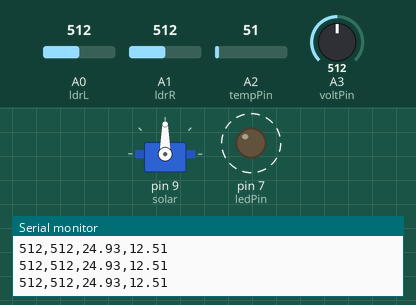
Recording of a sketch running on a simulated Arduino Uno, built with avr-gcc and run on an emulated ATmega328P. Parts: servo, output pins drawn as LEDs (lit = HIGH), the last lines printed to the serial monitor. Dashed ring = blinking. Inputs (shaded band) come from the test bench; at power-on: A0 (ldrL) = 512, A1 (ldrR) = 512, A2 (tempPin) = 51, A3 (voltPin) = 512.

Above: at 1.2 s.
1.3 s: A0 (ldrL) set to 536
At 1.6 s:
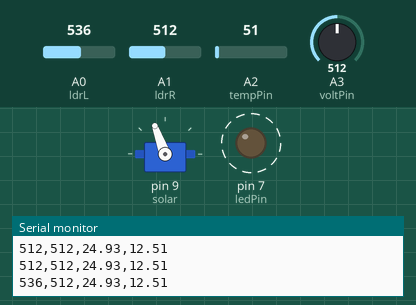
4.3 s: A1 (ldrR) set to 560
At 4.77 s:
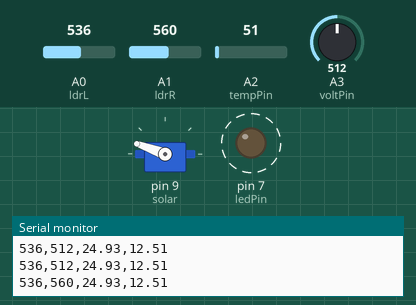
7.3 s: A1 (ldrR) set to 306
10.3 s: A0 (ldrL) set to 306
13.3 s: A0 (ldrL) set to 287
At 13.64 s:
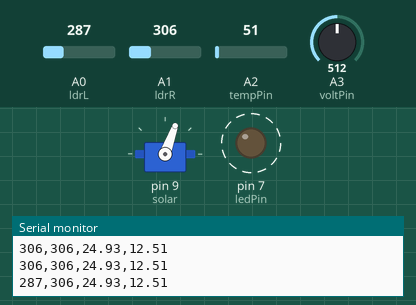
Timing chart, 0 to 17.3 s (numbered marks = the images above; inputs shaded):
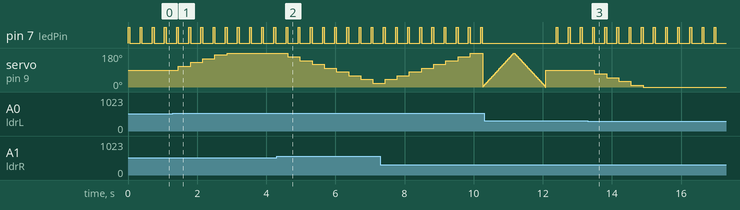

The sketch:

sketch_apr28a.ino
```cpp
#include <Servo.h>

Servo solar;

// Pins
int ldrL = A0;
int ldrR = A1;
int tempPin = A2;
int voltPin = A3;
int ledPin = 7;

int pos = 90;

// ⏱️ Timer for 2 minutes
unsigned long previousTime = 0;
unsigned long interval = 10000; // 2 minutes

void setup() {
  Serial.begin(9600);

  solar.attach(9);
  solar.write(pos);

  pinMode(ledPin, OUTPUT);
}

void loop() {

  // 💡 LED blink (system running)
  digitalWrite(ledPin, HIGH);
  delay(50);
  digitalWrite(ledPin, LOW);

  // 🌗 Read LDR
  int left = analogRead(ldrL);
  int right = analogRead(ldrR);

  int diff = left - right;

  // ⚡ FAST TRACKING
  if (diff > 10) {
    pos += 20;
    if (pos > 180) pos = 180;
    solar.write(pos);
  }
  else if (diff < -10) {
    pos -= 20;
    if (pos < 0) pos = 0;
    solar.write(pos);
  }

  // ⏱️ CHECK 2-MIN TIMER
  unsigned long currentTime = millis();

  if (currentTime - previousTime >= interval) {
    previousTime = currentTime;

    Serial.println("SWEEP START");

    // 🔁 Sweep 0 → 180
    for (pos = 0; pos <= 180; pos += 2) {
      solar.write(pos);
      delay(10);
    }

    // 🔁 Sweep 180 → 0
    for (pos = 180; pos >= 0; pos -= 2) {
      solar.write(pos);
      delay(10);
    }

    Serial.println("SWEEP END");

    pos = 90; // reset center
    solar.write(pos);
  }

  // 🌡 Temperature
  int t = analogRead(tempPin);
  float tempC = (t * 5.0 / 1023.0) * 100;

  // ⚡ Voltage
  int raw = analogRead(voltPin);
  float vout = raw * 5.0 / 1023.0;
  float vin = vout * 5.0;

  // 📡 Send data to Python
  Serial.print(left);
  Serial.print(",");
  Serial.print(right);
  Serial.print(",");
  Serial.print(tempC);
  Serial.print(",");
  Serial.println(vin);

  delay(300);
}
```

Measured:
- the behaviour switches between 522 and 523 on A0 (ldrL) (found by bisection; images 0 and 1)
- the behaviour switches between 546 and 547 on A1 (ldrR) (found by bisection; images 1 and 2)
- the behaviour switches between 296 and 295 on A0 (ldrL) (found by bisection; images 2 and 3)
- after the input at 1.3 s, servo on pin 9 (solar): moves from 90° to 180° over 1.4 s, starting after 0.16 s
- after the input at 4.3 s, servo on pin 9 (solar): moves from 180° to 20° over 2.5 s, starting after 0.32 s
- after the input at 13.3 s, servo on pin 9 (solar): moves from 90° to 0° over 1.4 s, starting after 0.19 s
- by itself, pin 7 (ledPin): alternates HIGH for 0.05 s and LOW for 0.30 s
